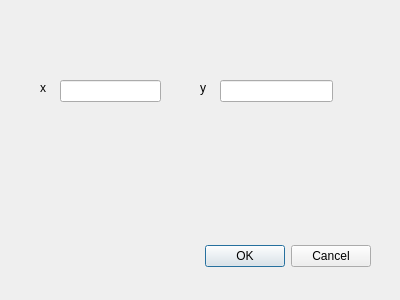
<?xml version="1.0" encoding="UTF-8"?>
<ui version="4.0">
 <class>XYDialog</class>
 <widget class="QDialog" name="XYDialog">
  <property name="geometry">
   <rect>
    <x>0</x>
    <y>0</y>
    <width>400</width>
    <height>300</height>
   </rect>
  </property>
  <property name="windowTitle">
   <string>Dialog</string>
  </property>
  <widget class="QDialogButtonBox" name="buttonBox">
   <property name="geometry">
    <rect>
     <x>30</x>
     <y>240</y>
     <width>341</width>
     <height>32</height>
    </rect>
   </property>
   <property name="orientation">
    <enum>Qt::Horizontal</enum>
   </property>
   <property name="standardButtons">
    <set>QDialogButtonBox::Cancel|QDialogButtonBox::Ok</set>
   </property>
  </widget>
  <widget class="QLabel" name="label">
   <property name="geometry">
    <rect>
     <x>40</x>
     <y>80</y>
     <width>21</width>
     <height>16</height>
    </rect>
   </property>
   <property name="text">
    <string>x</string>
   </property>
  </widget>
  <widget class="QLineEdit" name="gox">
   <property name="geometry">
    <rect>
     <x>60</x>
     <y>80</y>
     <width>101</width>
     <height>22</height>
    </rect>
   </property>
  </widget>
  <widget class="QLabel" name="label_2">
   <property name="geometry">
    <rect>
     <x>200</x>
     <y>80</y>
     <width>21</width>
     <height>16</height>
    </rect>
   </property>
   <property name="text">
    <string>y</string>
   </property>
  </widget>
  <widget class="QLineEdit" name="goy">
   <property name="geometry">
    <rect>
     <x>220</x>
     <y>80</y>
     <width>113</width>
     <height>22</height>
    </rect>
   </property>
  </widget>
 </widget>
 <resources/>
 <connections>
  <connection>
   <sender>buttonBox</sender>
   <signal>accepted()</signal>
   <receiver>XYDialog</receiver>
   <slot>accept()</slot>
   <hints>
    <hint type="sourcelabel">
     <x>248</x>
     <y>254</y>
    </hint>
    <hint type="destinationlabel">
     <x>157</x>
     <y>274</y>
    </hint>
   </hints>
  </connection>
  <connection>
   <sender>buttonBox</sender>
   <signal>rejected()</signal>
   <receiver>XYDialog</receiver>
   <slot>reject()</slot>
   <hints>
    <hint type="sourcelabel">
     <x>316</x>
     <y>260</y>
    </hint>
    <hint type="destinationlabel">
     <x>286</x>
     <y>274</y>
    </hint>
   </hints>
  </connection>
 </connections>
</ui>
